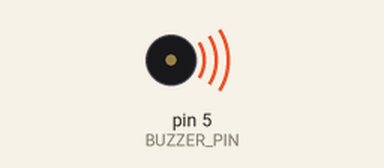
The sketch below on a simulated Arduino Uno, built with avr-gcc and run on an emulated ATmega328P. On the bench: buzzer (waves = sounding).

Above: at 0.1 s.
Timing chart, 0 to 1.6 s (numbered marks = the images above):
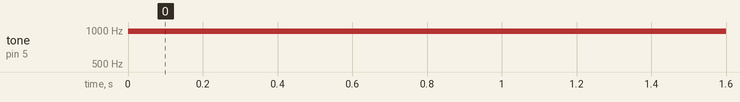

Measured:
- by itself, tone on pin 5 (BUZZER_PIN): silent → 977 Hz at 0.00 s

The sketch:

BuzzerBasicExample.ino
```cpp
#define BUZZER_PIN 5
//use a PWM pin for the buzzer
//put a 100 ohm resistor between the buzzer pin and the + terminal of the speaker

void setup()
{
  pinMode(BUZZER_PIN, OUTPUT);
}

void loop()
{
  analogWrite(BUZZER_PIN, 120);
}
```
